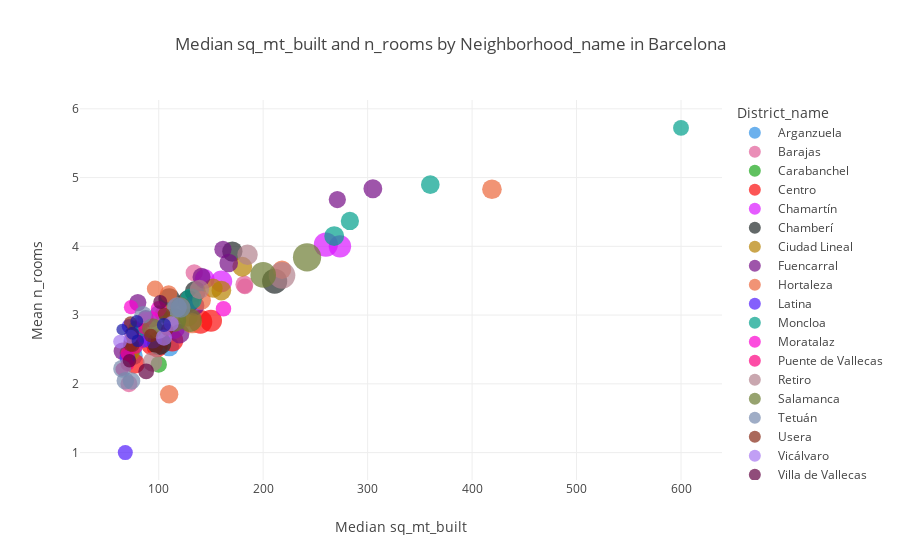

The notebook cell this image was saved under:
### Code cell
# Group the DataFrame by District_name, Neighborhood_name and calculate the median of sq_mt_built, n_rooms, and eurm2
df_grouped = df.groupby(['District_name', 'Neighborhood_name']).agg({'sq_mt_built': 'median', 'n_rooms': 'mean', 'eurm2': 'median'}).reset_index()

# Create the scatter plot using Plotly Express with marker-coded neighborhoods by district
fig = px.scatter(df_grouped, x='sq_mt_built', y='n_rooms',
                 color='District_name',
                 color_discrete_sequence=px.colors.qualitative.Dark24,
                 #symbol='Neighborhood_name',
                 size='eurm2',
                 size_max=20,
                 title='Median sq_mt_built and n_rooms by Neighborhood_name in Barcelona')

# Set the axis titles
fig.update_xaxes(title_text='Median sq_mt_built')
fig.update_yaxes(title_text='Mean n_rooms')

# Show the plot
fig.show()

### Figure 1 — Plotly figure (JSON) as saved in the notebook; plotly's stock layout.template omitted (floating-point values rounded to 4 significant figures)
{"data": [{"hovertemplate": "District_name= Arganzuela<br>sq_mt_built=%{x}<br>n_rooms=%{y}<br>eurm2=%{marker.size}<extra></extra>", "legendgroup": " Arganzuela", "marker": {"color": "#2E91E5", "size": [3994, 3627.0, 3873.0, 4288.0, 4412.0, 4079.0], "sizemode": "area", "sizeref": 21.96, "symbol": "circle"}, "mode": "markers", "name": " Arganzuela", "orientation": "v", "showlegend": true, "type": "scatter", "x": [99, 76, 100, 94, 110, 75], "xaxis": "x", "y": [2.624, 2.408, 2.563, 2.636, 2.545, 2.524], "yaxis": "y"}, {"hovertemplate": "District_name= Barajas<br>sq_mt_built=%{x}<br>n_rooms=%{y}<br>eurm2=%{marker.size}<extra></extra>", "legendgroup": " Barajas", "marker": {"color": "#E15F99", "size": [3267.0, 3525.0, 3162.0, 2741.0], "sizemode": "area", "sizeref": 21.96, "symbol": "circle"}, "mode": "markers", "name": " Barajas", "orientation": "v", "showlegend": true, "type": "scatter", "x": [134, 182, 71.5, 182.5], "xaxis": "x", "y": [3.615, 3.444, 2, 3.417], "yaxis": "y"}, {"hovertemplate": "District_name= Carabanchel<br>sq_mt_built=%{x}<br>n_rooms=%{y}<br>eurm2=%{marker.size}<extra></extra>", "legendgroup": " Carabanchel", "marker": {"color": "#1CA71C", "size": [1999.0, 2131.0, 2611.0, 2252.0, 2974.0, 2000, 2262.0, 2119.0], "sizemode": "area", "sizeref": 21.96, "symbol": "circle"}, "mode": "markers", "name": " Carabanchel", "orientation": "v", "showlegend": true, "type": "scatter", "x": [75.5, 75, 80, 76, 100, 74, 74.5, 75], "xaxis": "x", "y": [2.696, 2.619, 2.705, 2.576, 2.282, 2.58, 2.476, 2.663], "yaxis": "y"}, {"hovertemplate": "District_name= Centro<br>sq_mt_built=%{x}<br>n_rooms=%{y}<br>eurm2=%{marker.size}<extra></extra>", "legendgroup": " Centro", "marker": {"color": "#FB0D0D", "size": [6119.0, 5375, 4411.0, 5745.0, 4838.0, 5269.0], "sizemode": "area", "sizeref": 21.96, "symbol": "circle"}, "mode": "markers", "name": " Centro", "orientation": "v", "showlegend": true, "type": "scatter", "x": [140, 150, 77, 94, 98.5, 113], "xaxis": "x", "y": [2.901, 2.917, 2.293, 2.581, 2.538, 2.631], "yaxis": "y"}, {"hovertemplate": "District_name= Chamartín<br>sq_mt_built=%{x}<br>n_rooms=%{y}<br>eurm2=%{marker.size}<extra></extra>", "legendgroup": " Chamartín", "marker": {"color": "#DA16FF", "size": [5188.0, 4360.0, 4839.0, 6398.0, 5507.0, 4318.0], "sizemode": "area", "sizeref": 21.96, "symbol": "circle"}, "mode": "markers", "name": " Chamartín", "orientation": "v", "showlegend": true, "type": "scatter", "x": [160, 144, 115, 260, 273.5, 94], "xaxis": "x", "y": [3.491, 3.525, 2.806, 4.025, 4, 2.657], "yaxis": "y"}, {"hovertemplate": "District_name= Chamberí<br>sq_mt_built=%{x}<br>n_rooms=%{y}<br>eurm2=%{marker.size}<extra></extra>", "legendgroup": " Chamberí", "marker": {"color": "#222A2A", "size": [6905.0, 5027.0, 4847.0, 5311.0, 6255.0, 4526.0], "sizemode": "area", "sizeref": 21.96, "symbol": "circle"}, "mode": "markers", "name": " Chamberí", "orientation": "v", "showlegend": true, "type": "scatter", "x": [211, 110, 135, 128.5, 100.5, 170.5], "xaxis": "x", "y": [3.493, 3.236, 3.345, 3.2, 2.592, 3.924], "yaxis": "y"}, {"hovertemplate": "District_name= Ciudad Lineal<br>sq_mt_built=%{x}<br>n_rooms=%{y}<br>eurm2=%{marker.size}<extra></extra>", "legendgroup": " Ciudad Lineal", "marker": {"color": "#B68100", "size": [4305.0, 4194.0, 3356.0, 4068.0, 2700, 3000, 4264.0, 3680.0, 2700.0], "sizemode": "area", "sizeref": 21.96, "symbol": "circle"}, "mode": "markers", "name": " Ciudad Lineal", "orientation": "v", "showlegend": true, "type": "scatter", "x": [180, 128, 81, 152, 75, 74, 160, 105, 70], "xaxis": "x", "y": [3.703, 2.975, 2.791, 3.391, 2.537, 2.456, 3.357, 3.02, 2.448], "yaxis": "y"}, {"hovertemplate": "District_name= Fuencarral<br>sq_mt_built=%{x}<br>n_rooms=%{y}<br>eurm2=%{marker.size}<extra></extra>", "legendgroup": " Fuencarral", "marker": {"color": "#750D86", "size": [3791.0, 3250, 3258.0, 3571.0, 4192.0, 3905.0, 4520.0, 3282.0, 3228.0, 2799.0], "sizemode": "area", "sizeref": 21.96, "symbol": "circle"}, "mode": "markers", "name": " Fuencarral", "orientation": "v", "showlegend": true, "type": "scatter", "x": [167, 80, 271, 141, 120, 305, 134, 161.5, 65, 87.5], "xaxis": "x", "y": [3.759, 3.182, 4.681, 3.556, 2.729, 4.837, 3.137, 3.957, 2.476, 2.958], "yaxis": "y"}, {"hovertemplate": "District_name= Hortaleza<br>sq_mt_built=%{x}<br>n_rooms=%{y}<br>eurm2=%{marker.size}<extra></extra>", "legendgroup": " Hortaleza", "marker": {"color": "#EB663B", "size": [2966.0, 3242.0, 4252.0, 3750, 2877.0, 4500, 3869.0, 3727.0], "sizemode": "area", "sizeref": 21.96, "symbol": "circle"}, "mode": "markers", "name": " Hortaleza", "orientation": "v", "showlegend": true, "type": "scatter", "x": [96.5, 109.5, 419, 218, 77, 132, 141, 110], "xaxis": "x", "y": [3.383, 3.309, 4.83, 3.661, 2.731, 2.881, 3.215, 1.848], "yaxis": "y"}, {"hovertemplate": "District_name= Latina<br>sq_mt_built=%{x}<br>n_rooms=%{y}<br>eurm2=%{marker.size}<extra></extra>", "legendgroup": " Latina", "marker": {"color": "#511CFB", "size": [2312.0, 2296.0, 2485.0, 2741.0, 2433.0, 2700, 2224.0], "sizemode": "area", "sizeref": 21.96, "symbol": "circle"}, "mode": "markers", "name": " Latina", "orientation": "v", "showlegend": true, "type": "scatter", "x": [78, 71.5, 68, 85, 74, 70, 73], "xaxis": "x", "y": [2.819, 2.839, 1, 2.64, 2.554, 2.379, 2.624], "yaxis": "y"}, {"hovertemplate": "District_name= Moncloa<br>sq_mt_built=%{x}<br>n_rooms=%{y}<br>eurm2=%{marker.size}<extra></extra>", "legendgroup": " Moncloa", "marker": {"color": "#00A08B", "size": [3663.0, 5000, 3543.0, 3825.0, 2778.0, 4333.0, 3030.0], "sizemode": "area", "sizeref": 21.96, "symbol": "circle"}, "mode": "markers", "name": " Moncloa", "orientation": "v", "showlegend": true, "type": "scatter", "x": [283, 131, 100, 360, 600, 268, 79], "xaxis": "x", "y": [4.369, 3.232, 3.013, 4.897, 5.723, 4.149, 2.794], "yaxis": "y"}, {"hovertemplate": "District_name= Moratalaz<br>sq_mt_built=%{x}<br>n_rooms=%{y}<br>eurm2=%{marker.size}<extra></extra>", "legendgroup": " Moratalaz", "marker": {"color": "#FB00D1", "size": [2262.0, 2647.0, 2978.0, 2818.0, 2214.0, 2571.0], "sizemode": "area", "sizeref": 21.96, "symbol": "circle"}, "mode": "markers", "name": " Moratalaz", "orientation": "v", "showlegend": true, "type": "scatter", "x": [73.5, 162, 93, 100, 87, 85], "xaxis": "x", "y": [3.115, 3.091, 2.937, 3.089, 2.947, 2.907], "yaxis": "y"}, {"hovertemplate": "District_name= Puente de Vallecas<br>sq_mt_built=%{x}<br>n_rooms=%{y}<br>eurm2=%{marker.size}<extra></extra>", "legendgroup": " Puente de Vallecas", "marker": {"color": "#FC0080", "size": [1533.0, 2065.0, 2079.0, 2121.0, 1888.0, 1976.0], "sizemode": "area", "sizeref": 21.96, "symbol": "circle"}, "mode": "markers", "name": " Puente de Vallecas", "orientation": "v", "showlegend": true, "type": "scatter", "x": [86, 70, 70, 78, 76.5, 65], "xaxis": "x", "y": [2.808, 2.437, 2.285, 2.536, 2.678, 2.213], "yaxis": "y"}, {"hovertemplate": "District_name= Retiro<br>sq_mt_built=%{x}<br>n_rooms=%{y}<br>eurm2=%{marker.size}<extra></extra>", "legendgroup": " Retiro", "marker": {"color": "#B2828D", "size": [4229.0, 4114.0, 5670.0, 7833.0, 4622.0, 4142.0], "sizemode": "area", "sizeref": 21.96, "symbol": "circle"}, "mode": "markers", "name": " Retiro", "orientation": "v", "showlegend": true, "type": "scatter", "x": [94, 139, 119, 218, 185, 100], "xaxis": "x", "y": [2.32, 3.372, 3.099, 3.578, 3.877, 2.795], "yaxis": "y"}, {"hovertemplate": "District_name= Salamanca<br>sq_mt_built=%{x}<br>n_rooms=%{y}<br>eurm2=%{marker.size}<extra></extra>", "legendgroup": " Salamanca", "marker": {"color": "#6C7C32", "size": [7214.0, 4696.0, 6070.0, 4322.0, 6095.0, 8784.0], "sizemode": "area", "sizeref": 21.96, "symbol": "circle"}, "mode": "markers", "name": " Salamanca", "orientation": "v", "showlegend": true, "type": "scatter", "x": [200, 94, 130, 121, 115, 242], "xaxis": "x", "y": [3.584, 2.804, 2.924, 3.115, 2.928, 3.84], "yaxis": "y"}, {"hovertemplate": "District_name= Tetuán<br>sq_mt_built=%{x}<br>n_rooms=%{y}<br>eurm2=%{marker.size}<extra></extra>", "legendgroup": " Tetuán", "marker": {"color": "#778AAE", "size": [3553.0, 3383.0, 4352.0, 4288.0, 3365.0, 3383.0], "sizemode": "area", "sizeref": 21.96, "symbol": "circle"}, "mode": "markers", "name": " Tetuán", "orientation": "v", "showlegend": true, "type": "scatter", "x": [65, 68, 121, 117.5, 74, 85], "xaxis": "x", "y": [2.22, 2.044, 3.107, 3.112, 2.042, 3.005], "yaxis": "y"}, {"hovertemplate": "District_name= Usera<br>sq_mt_built=%{x}<br>n_rooms=%{y}<br>eurm2=%{marker.size}<extra></extra>", "legendgroup": " Usera", "marker": {"color": "#862A16", "size": [1689.0, 2138.0, 2327.0, 1732.0, 2098.0, 2017.0, 1905.0], "sizemode": "area", "sizeref": 21.96, "symbol": "circle"}, "mode": "markers", "name": " Usera", "orientation": "v", "showlegend": true, "type": "scatter", "x": [105, 74, 73, 108, 75, 92.5, 73], "xaxis": "x", "y": [3.019, 2.724, 2.573, 2.789, 2.562, 2.702, 2.888], "yaxis": "y"}, {"hovertemplate": "District_name= Vicálvaro<br>sq_mt_built=%{x}<br>n_rooms=%{y}<br>eurm2=%{marker.size}<extra></extra>", "legendgroup": " Vicálvaro", "marker": {"color": "#A777F1", "size": [2083.0, 2156.0, 2447.0, 2933.0], "sizemode": "area", "sizeref": 21.96, "symbol": "circle"}, "mode": "markers", "name": " Vicálvaro", "orientation": "v", "showlegend": true, "type": "scatter", "x": [63, 73, 112, 105], "xaxis": "x", "y": [2.615, 2.684, 2.874, 2.673], "yaxis": "y"}, {"hovertemplate": "District_name= Villa de Vallecas<br>sq_mt_built=%{x}<br>n_rooms=%{y}<br>eurm2=%{marker.size}<extra></extra>", "legendgroup": " Villa de Vallecas", "marker": {"color": "#620042", "size": [2025.0, 2735.0, 2190.0], "sizemode": "area", "sizeref": 21.96, "symbol": "circle"}, "mode": "markers", "name": " Villa de Vallecas", "orientation": "v", "showlegend": true, "type": "scatter", "x": [72, 88, 101.5], "xaxis": "x", "y": [2.335, 2.18, 3.19], "yaxis": "y"}, {"hovertemplate": "District_name= Villaverde<br>sq_mt_built=%{x}<br>n_rooms=%{y}<br>eurm2=%{marker.size}<extra></extra>", "legendgroup": " Villaverde", "marker": {"color": "#1616A7", "size": [2209.0, 1854.0, 1780, 1725.0, 1441.0], "sizemode": "area", "sizeref": 21.96, "symbol": "circle"}, "mode": "markers", "name": " Villaverde", "orientation": "v", "showlegend": true, "type": "scatter", "x": [105, 75, 79, 80, 65], "xaxis": "x", "y": [2.856, 2.736, 2.91, 2.626, 2.791], "yaxis": "y"}], "layout": {"legend": {"itemsizing": "constant", "title": {"text": "District_name"}, "tracegroupgap": 0}, "title": {"text": "Median sq_mt_built and n_rooms by Neighborhood_name in Barcelona"}, "xaxis": {"anchor": "y", "domain": [0, 1], "title": {"text": "Median sq_mt_built"}}, "yaxis": {"anchor": "x", "domain": [0, 1], "title": {"text": "Mean n_rooms"}}}}
